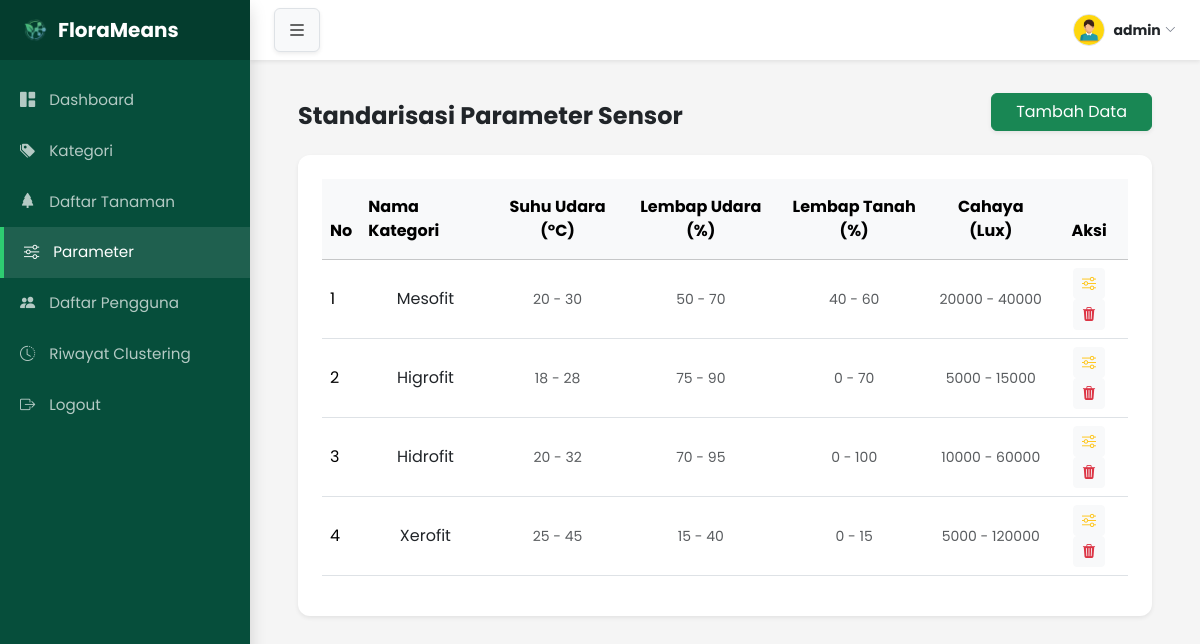
The page /parameter.php (signed in) on the database its author committed.
### tables this page shows
CREATE TABLE `kategori` (
  `id_kategori` int(11) NOT NULL,
  `nama_kategori` varchar(25) NOT NULL,
  `suhu_udara_min` double NOT NULL,
  `suhu_udara_max` double NOT NULL,
  `cahaya_min` double NOT NULL,
  `cahaya_max` double NOT NULL,
  `lembab_udara_min` double NOT NULL,
  `lembab_udara_max` double NOT NULL,
  `lembab_tanah_min` double NOT NULL,
  `lembab_tanah_max` double NOT NULL
);

### database.php (called while the page is built, shortened)
<?php
class Database {
    private $host = "localhost";
    private $user = "root";
    private $pass = "";
    private $db = "florameans_db";
    public function __construct(){
        $this->conn = mysqli_connect($this->host, $this->user, $this->pass, $this->db);
    }
}
?>

### parameter_controller.php (called while the page is built, shortened)
<?php
require_once 'database.php';
class Parameter extends Database {
    public function tampilSemua(){
        $query = "SELECT * FROM kategori
        WHERE suhu_udara_max > 0
        OR lembab_udara_max > 0
        OR lembab_tanah_max > 0
        OR cahaya_max > 0
        ORDER BY id_kategori DESC";
        return mysqli_query($this->conn, $query);
    }
}
?>

### parameter.php (the view, shortened to what this page needs)
<?php
    require_once 'parameter_controller.php';
    require_once 'viewHelper.php';
    $paramObj = new Parameter();
    $dataParam = $paramObj->tampilSemua();
?>
<!DOCTYPE html>
<html lang="en">
<head>
    <link href="https://cdn.jsdelivr.net/npm/bootstrap@5.3.8/dist/css/bootstrap.min.css" rel="stylesheet">
    <link rel="stylesheet" href="https://cdn.jsdelivr.net/npm/bootstrap-icons@1.11.3/font/bootstrap-icons.min.css">
    <link rel="stylesheet" href="style.css">
</head>
<body>
<div class="d-flex">
    <?php include 'sidebar.php'; ?>
    <main id="main-content">
        <div class="container-fluid p-4 p-md-5">
            <div class="card p-4 border-0 shadow-sm">
                <div class="table-responsive">
                    <table class="table table-hover align-middle">
                        <thead class="table-light">
                            <tr>
                                <th class="py-3">No</th>
                                <th class="py-3">Nama Kategori</th>
                                <th class="py-3 text-center">Suhu Udara (°C)</th>
                                <th class="py-3 text-center">Lembap Udara (%)</th>
                                <th class="py-3 text-center">Lembap Tanah (%)</th>
                                <th class="py-3 text-center">Cahaya (Lux)</th>
                                <th class="py-3 text-center">Aksi</th>
                            </tr>
                        </thead>
                        <tbody>
                            <?php
                            $no = 1;
                            if (mysqli_num_rows($dataParam) > 0){
                                while ($row = mysqli_fetch_assoc($dataParam)):
                            ?>
                            <tr>
                                <td><?= $no++; ?></td>
                                <td class="text-center text-dark"><?= $row['nama_kategori']; ?></td>
                                <td class="text-center small text-muted">
                                    <?= $row['suhu_udara_min']; ?> - <?= $row['suhu_udara_max']; ?>
                                </td>
                                <td class="text-center small text-muted">
                                    <?= $row['lembab_udara_min']; ?> - <?= $row['lembab_udara_max']; ?>
                                </td>
                                <td class="text-center small text-muted">
                                    <?= $row['lembab_tanah_min']; ?> - <?= $row['lembab_tanah_max']; ?>
                                </td>
                                <td class="text-center small text-muted">
                                    <?= $row['cahaya_min']; ?> - <?= $row['cahaya_max']; ?>
                                </td>
                                <td class="text-center">
                                    <button class="btn btn-sm btn-light text-warning btn-edit-param"
                                        data-id="<?= $row['id_kategori']; ?>"
                                        data-nama="<?= $row['nama_kategori']; ?>"
                                        data-smin="<?= $row['suhu_udara_min']; ?>" data-smax="<?= $row['suhu_udara_max']; ?>"
                                        data-lumin="<?= $row['lembab_udara_min']; ?>" data-lumax="<?= $row['lembab_udara_max']; ?>"
                                        data-ltmin="<?= $row['lembab_tanah_min']; ?>" data-ltmax="<?= $row['lembab_tanah_max']; ?>"
                                        data-cmin="<?= $row['cahaya_min']; ?>" data-cmax="<?= $row['cahaya_max']; ?>"
                                        data-bs-toggle="modal" data-bs-target="#modalEditParam">
                                        <i class="bi bi-sliders"></i>
                                    </button>
                                    <button class="btn btn-sm btn-light text-danger btn-hapus-param"
                                        data-id="<?= $row['id_kategori']; ?>"
                                        data-nama="<?= $row['nama_kategori']; ?>">
                                        <i class="bi bi-trash3-fill"></i>
                                    </button>
                                </td>
                            </tr>
                            <?php
                                endwhile;
                            } else{
                                echo '<tr><td colspan="7" class="text-center py-5 text-muted italic">Tidak ada data yang dimasukkan.</td></tr>';
                            }
                            ?>
                        </tbody>
                    </table>
                </div>
            </div>
        </div>
    </main>
</div>
</body>
</html>

### style.css (style rules this page uses)
body { font-family: 'Poppins', sans-serif; background-color: #F5F5F5; margin: 0; padding: 0; }

### sidebar.php (style rules this page uses)
body { background-color: #f5f5f5; overflow-x: hidden; }
#main-content { width: 100%; padding-left: 250px; padding-top: 45px; transition: all 0.3s ease-in-out; position: relative; }
.card { border: none; border-radius: 12px; box-shadow: 0 4px 12px rgba(0,0,0,0.05); }

### rows shown on the page
kategori: nama_kategori "Mesofit", suhu_udara_min "20", suhu_udara_max "30", lembab_udara_min "50", lembab_udara_max "70", lembab_tanah_min "40", lembab_tanah_max "60", cahaya_min "20000", cahaya_max "40000"
kategori: nama_kategori "Higrofit", suhu_udara_min "18", suhu_udara_max "28", lembab_udara_min "75", lembab_udara_max "90", lembab_tanah_min "0", lembab_tanah_max "70", cahaya_min "5000", cahaya_max "15000"
kategori: nama_kategori "Hidrofit", suhu_udara_min "20", suhu_udara_max "32", lembab_udara_min "70", lembab_udara_max "95", lembab_tanah_min "0", lembab_tanah_max "100", cahaya_min "10000", cahaya_max "60000"
kategori: nama_kategori "Xerofit", suhu_udara_min "25", suhu_udara_max "45", lembab_udara_min "15", lembab_udara_max "40", lembab_tanah_min "0", lembab_tanah_max "15", cahaya_min "5000", cahaya_max "120000"

### other values the page prints
$nama_admin "admin"
$title "Standarisasi Parameter Sensor"
$buttonText "Tambah Data"
